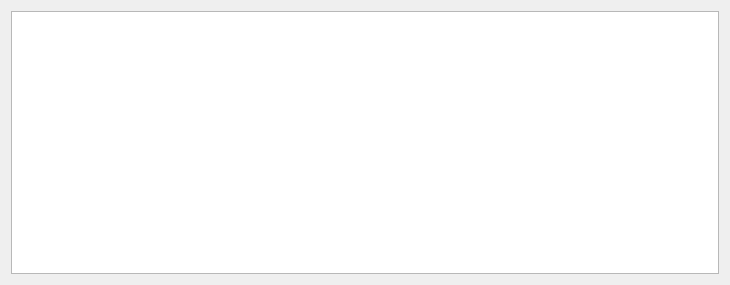
<?xml version="1.0" encoding="UTF-8"?>
<ui version="4.0">
 <class>DispatchListDialog</class>
 <widget class="QDialog" name="DispatchListDialog">
  <property name="geometry">
   <rect>
    <x>0</x>
    <y>0</y>
    <width>730</width>
    <height>285</height>
   </rect>
  </property>
  <property name="windowTitle">
   <string>Dispatch List</string>
  </property>
  <layout class="QVBoxLayout" name="verticalLayout">
   <item>
    <widget class="CustomQueryView" name="trvDispatches"/>
   </item>
  </layout>
 </widget>
 <customwidgets>
  <customwidget>
   <class>CustomQueryView</class>
   <extends>QTreeView</extends>
   <header>customqueryview.h</header>
  </customwidget>
 </customwidgets>
 <resources/>
 <connections/>
</ui>
